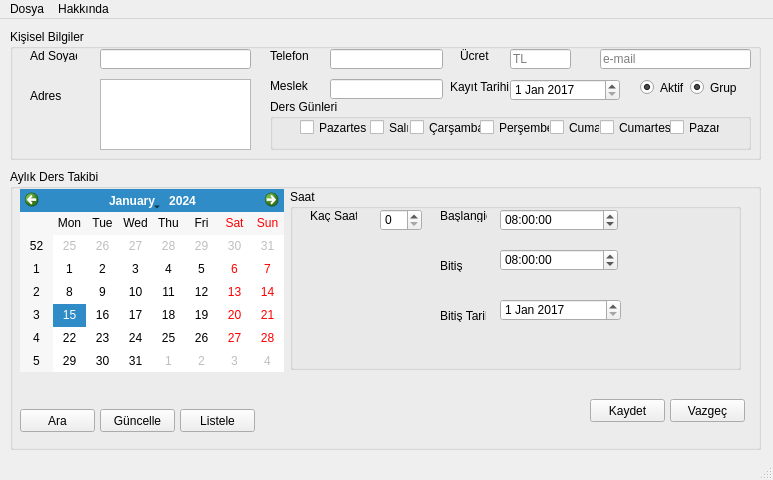
<?xml version="1.0" encoding="UTF-8"?>
<ui version="4.0">
 <author>muhammedsabir14@gmail.com</author>
 <class>MainWindow</class>
 <widget class="QMainWindow" name="MainWindow">
  <property name="geometry">
   <rect>
    <x>0</x>
    <y>0</y>
    <width>773</width>
    <height>480</height>
   </rect>
  </property>
  <property name="windowTitle">
   <string>Follow</string>
  </property>
  <widget class="QWidget" name="centralwidget">
   <widget class="QGroupBox" name="groupBox">
    <property name="geometry">
     <rect>
      <x>10</x>
      <y>10</y>
      <width>751</width>
      <height>131</height>
     </rect>
    </property>
    <property name="title">
     <string>Kişisel Bilgiler</string>
    </property>
    <widget class="QLabel" name="label">
     <property name="geometry">
      <rect>
       <x>20</x>
       <y>20</y>
       <width>47</width>
       <height>13</height>
      </rect>
     </property>
     <property name="text">
      <string>Ad Soyad</string>
     </property>
    </widget>
    <widget class="QLineEdit" name="adsoyad">
     <property name="geometry">
      <rect>
       <x>90</x>
       <y>20</y>
       <width>151</width>
       <height>20</height>
      </rect>
     </property>
    </widget>
    <widget class="QLabel" name="label_2">
     <property name="geometry">
      <rect>
       <x>20</x>
       <y>60</y>
       <width>47</width>
       <height>13</height>
      </rect>
     </property>
     <property name="text">
      <string>Adres</string>
     </property>
    </widget>
    <widget class="QTextEdit" name="adres">
     <property name="geometry">
      <rect>
       <x>90</x>
       <y>50</y>
       <width>151</width>
       <height>71</height>
      </rect>
     </property>
    </widget>
    <widget class="QLabel" name="label_3">
     <property name="geometry">
      <rect>
       <x>260</x>
       <y>20</y>
       <width>47</width>
       <height>13</height>
      </rect>
     </property>
     <property name="text">
      <string>Telefon</string>
     </property>
    </widget>
    <widget class="QLineEdit" name="telefon">
     <property name="geometry">
      <rect>
       <x>320</x>
       <y>20</y>
       <width>113</width>
       <height>20</height>
      </rect>
     </property>
    </widget>
    <widget class="QLabel" name="label_4">
     <property name="geometry">
      <rect>
       <x>260</x>
       <y>50</y>
       <width>47</width>
       <height>13</height>
      </rect>
     </property>
     <property name="text">
      <string>Meslek</string>
     </property>
    </widget>
    <widget class="QLineEdit" name="meslek">
     <property name="geometry">
      <rect>
       <x>320</x>
       <y>50</y>
       <width>113</width>
       <height>20</height>
      </rect>
     </property>
    </widget>
    <widget class="QLabel" name="label_5">
     <property name="geometry">
      <rect>
       <x>450</x>
       <y>20</y>
       <width>47</width>
       <height>13</height>
      </rect>
     </property>
     <property name="text">
      <string>Ücret</string>
     </property>
    </widget>
    <widget class="QLineEdit" name="ucret">
     <property name="geometry">
      <rect>
       <x>500</x>
       <y>20</y>
       <width>61</width>
       <height>20</height>
      </rect>
     </property>
     <property name="placeholderText">
      <string>TL</string>
     </property>
    </widget>
    <widget class="QDateEdit" name="kayitTarihi">
     <property name="geometry">
      <rect>
       <x>500</x>
       <y>50</y>
       <width>110</width>
       <height>22</height>
      </rect>
     </property>
     <property name="date">
      <date>
       <year>2017</year>
       <month>1</month>
       <day>1</day>
      </date>
     </property>
    </widget>
    <widget class="QLabel" name="label_7">
     <property name="geometry">
      <rect>
       <x>440</x>
       <y>50</y>
       <width>61</width>
       <height>16</height>
      </rect>
     </property>
     <property name="text">
      <string>Kayıt Tarihi</string>
     </property>
    </widget>
    <widget class="QGroupBox" name="groupBox_3">
     <property name="geometry">
      <rect>
       <x>260</x>
       <y>70</y>
       <width>481</width>
       <height>51</height>
      </rect>
     </property>
     <property name="title">
      <string>Ders Günleri</string>
     </property>
     <widget class="QCheckBox" name="checkBox_6">
      <property name="geometry">
       <rect>
        <x>330</x>
        <y>20</y>
        <width>71</width>
        <height>17</height>
       </rect>
      </property>
      <property name="text">
       <string>Cumartesi</string>
      </property>
     </widget>
     <widget class="QCheckBox" name="checkBox_2">
      <property name="geometry">
       <rect>
        <x>100</x>
        <y>20</y>
        <width>39</width>
        <height>17</height>
       </rect>
      </property>
      <property name="text">
       <string>Salı</string>
      </property>
     </widget>
     <widget class="QCheckBox" name="checkBox_5">
      <property name="geometry">
       <rect>
        <x>280</x>
        <y>20</y>
        <width>50</width>
        <height>17</height>
       </rect>
      </property>
      <property name="text">
       <string>Cuma</string>
      </property>
     </widget>
     <widget class="QCheckBox" name="checkBox">
      <property name="geometry">
       <rect>
        <x>30</x>
        <y>20</y>
        <width>67</width>
        <height>17</height>
       </rect>
      </property>
      <property name="text">
       <string>Pazartesi</string>
      </property>
     </widget>
     <widget class="QCheckBox" name="checkBox_3">
      <property name="geometry">
       <rect>
        <x>140</x>
        <y>20</y>
        <width>71</width>
        <height>17</height>
       </rect>
      </property>
      <property name="text">
       <string>Çarşamba</string>
      </property>
     </widget>
     <widget class="QCheckBox" name="checkBox_7">
      <property name="geometry">
       <rect>
        <x>400</x>
        <y>20</y>
        <width>50</width>
        <height>17</height>
       </rect>
      </property>
      <property name="text">
       <string>Pazar</string>
      </property>
     </widget>
     <widget class="QCheckBox" name="checkBox_4">
      <property name="geometry">
       <rect>
        <x>210</x>
        <y>20</y>
        <width>70</width>
        <height>17</height>
       </rect>
      </property>
      <property name="text">
       <string>Perşembe</string>
      </property>
     </widget>
    </widget>
    <widget class="QLineEdit" name="email">
     <property name="geometry">
      <rect>
       <x>590</x>
       <y>20</y>
       <width>151</width>
       <height>20</height>
      </rect>
     </property>
     <property name="inputMask">
      <string extracomment="e-mail adres"/>
     </property>
     <property name="text">
      <string/>
     </property>
     <property name="placeholderText">
      <string>e-mail </string>
     </property>
    </widget>
    <widget class="QRadioButton" name="radioAktif">
     <property name="geometry">
      <rect>
       <x>630</x>
       <y>50</y>
       <width>82</width>
       <height>17</height>
      </rect>
     </property>
     <property name="text">
      <string>Aktif</string>
     </property>
     <property name="checked">
      <bool>true</bool>
     </property>
     <property name="autoExclusive">
      <bool>false</bool>
     </property>
    </widget>
    <widget class="QRadioButton" name="radioGrup">
     <property name="geometry">
      <rect>
       <x>680</x>
       <y>50</y>
       <width>61</width>
       <height>17</height>
      </rect>
     </property>
     <property name="text">
      <string>Grup</string>
     </property>
     <property name="checked">
      <bool>true</bool>
     </property>
     <property name="autoExclusive">
      <bool>false</bool>
     </property>
    </widget>
   </widget>
   <widget class="QGroupBox" name="groupBox_2">
    <property name="geometry">
     <rect>
      <x>10</x>
      <y>150</y>
      <width>751</width>
      <height>281</height>
     </rect>
    </property>
    <property name="title">
     <string>Aylık Ders Takibi</string>
    </property>
    <widget class="QCalendarWidget" name="aylikDersTakibi">
     <property name="enabled">
      <bool>true</bool>
     </property>
     <property name="geometry">
      <rect>
       <x>10</x>
       <y>20</y>
       <width>264</width>
       <height>183</height>
      </rect>
     </property>
     <property name="acceptDrops">
      <bool>false</bool>
     </property>
     <property name="gridVisible">
      <bool>false</bool>
     </property>
     <property name="selectionMode">
      <enum>QCalendarWidget::SingleSelection</enum>
     </property>
    </widget>
    <widget class="QGroupBox" name="groupBox_4">
     <property name="geometry">
      <rect>
       <x>280</x>
       <y>20</y>
       <width>451</width>
       <height>181</height>
      </rect>
     </property>
     <property name="title">
      <string>Saat</string>
     </property>
     <widget class="QSpinBox" name="kacsaat">
      <property name="geometry">
       <rect>
        <x>90</x>
        <y>20</y>
        <width>42</width>
        <height>22</height>
       </rect>
      </property>
     </widget>
     <widget class="QLabel" name="label_6">
      <property name="geometry">
       <rect>
        <x>20</x>
        <y>20</y>
        <width>47</width>
        <height>13</height>
       </rect>
      </property>
      <property name="text">
       <string>Kaç Saat</string>
      </property>
     </widget>
     <widget class="QLabel" name="label_8">
      <property name="geometry">
       <rect>
        <x>150</x>
        <y>20</y>
        <width>47</width>
        <height>13</height>
       </rect>
      </property>
      <property name="text">
       <string>Başlangiç</string>
      </property>
     </widget>
     <widget class="QLabel" name="label_9">
      <property name="geometry">
       <rect>
        <x>150</x>
        <y>70</y>
        <width>47</width>
        <height>13</height>
       </rect>
      </property>
      <property name="text">
       <string>Bitiş</string>
      </property>
     </widget>
     <widget class="QTimeEdit" name="timeBaslangic">
      <property name="geometry">
       <rect>
        <x>210</x>
        <y>20</y>
        <width>118</width>
        <height>22</height>
       </rect>
      </property>
      <property name="time">
       <time>
        <hour>8</hour>
        <minute>0</minute>
        <second>0</second>
       </time>
      </property>
      <property name="calendarPopup">
       <bool>false</bool>
      </property>
     </widget>
     <widget class="QTimeEdit" name="timeBitis">
      <property name="geometry">
       <rect>
        <x>210</x>
        <y>60</y>
        <width>118</width>
        <height>22</height>
       </rect>
      </property>
      <property name="time">
       <time>
        <hour>8</hour>
        <minute>0</minute>
        <second>0</second>
       </time>
      </property>
     </widget>
     <widget class="QDateEdit" name="bitisTarihi">
      <property name="geometry">
       <rect>
        <x>210</x>
        <y>110</y>
        <width>121</width>
        <height>22</height>
       </rect>
      </property>
      <property name="dateTime">
       <datetime>
        <hour>0</hour>
        <minute>0</minute>
        <second>0</second>
        <year>2017</year>
        <month>1</month>
        <day>1</day>
       </datetime>
      </property>
      <property name="calendarPopup">
       <bool>false</bool>
      </property>
     </widget>
     <widget class="QLabel" name="label_10">
      <property name="geometry">
       <rect>
        <x>150</x>
        <y>120</y>
        <width>46</width>
        <height>13</height>
       </rect>
      </property>
      <property name="text">
       <string>Bitiş Tarihi</string>
      </property>
     </widget>
    </widget>
    <widget class="QPushButton" name="pushVazgec">
     <property name="geometry">
      <rect>
       <x>660</x>
       <y>230</y>
       <width>75</width>
       <height>23</height>
      </rect>
     </property>
     <property name="text">
      <string>Vazgeç</string>
     </property>
    </widget>
    <widget class="QPushButton" name="pushKaydet">
     <property name="geometry">
      <rect>
       <x>580</x>
       <y>230</y>
       <width>75</width>
       <height>23</height>
      </rect>
     </property>
     <property name="text">
      <string>Kaydet</string>
     </property>
    </widget>
    <widget class="QPushButton" name="pushButton">
     <property name="geometry">
      <rect>
       <x>10</x>
       <y>240</y>
       <width>75</width>
       <height>23</height>
      </rect>
     </property>
     <property name="text">
      <string>Ara</string>
     </property>
    </widget>
    <widget class="QPushButton" name="pushButton_2">
     <property name="geometry">
      <rect>
       <x>90</x>
       <y>240</y>
       <width>75</width>
       <height>23</height>
      </rect>
     </property>
     <property name="text">
      <string>Güncelle</string>
     </property>
    </widget>
    <widget class="QPushButton" name="pushButton_3">
     <property name="geometry">
      <rect>
       <x>170</x>
       <y>240</y>
       <width>75</width>
       <height>23</height>
      </rect>
     </property>
     <property name="text">
      <string>Listele</string>
     </property>
    </widget>
   </widget>
  </widget>
  <widget class="QMenuBar" name="menubar">
   <property name="geometry">
    <rect>
     <x>0</x>
     <y>0</y>
     <width>773</width>
     <height>21</height>
    </rect>
   </property>
   <widget class="QMenu" name="menuDosya">
    <property name="title">
     <string>Dosya</string>
    </property>
    <addaction name="actionYedek_Al"/>
    <addaction name="actionYaz_c_ya_G_nder"/>
    <addaction name="actionMail_At"/>
   </widget>
   <widget class="QMenu" name="menuHakk_nda">
    <property name="title">
     <string>Hakkında</string>
    </property>
    <addaction name="actionGenel_Bilgi"/>
    <addaction name="actionKullan_m_D_k_man"/>
    <addaction name="actionVeritan_S_f_rla"/>
   </widget>
   <addaction name="menuDosya"/>
   <addaction name="menuHakk_nda"/>
  </widget>
  <widget class="QStatusBar" name="statusbar"/>
  <action name="actionYedek_Al">
   <property name="text">
    <string>Yedek Al</string>
   </property>
  </action>
  <action name="actionYaz_c_ya_G_nder">
   <property name="text">
    <string>Yazıcıya Gönder</string>
   </property>
  </action>
  <action name="actionMail_At">
   <property name="text">
    <string>Mail Gönder</string>
   </property>
  </action>
  <action name="actionGenel_Bilgi">
   <property name="text">
    <string>Genel Bilgi</string>
   </property>
  </action>
  <action name="actionKullan_m_D_k_man">
   <property name="text">
    <string>Kullanım Dökümanı</string>
   </property>
  </action>
  <action name="actionVeritan_S_f_rla">
   <property name="text">
    <string>Veritanı Sıfırla</string>
   </property>
  </action>
 </widget>
 <resources/>
 <connections>
  <connection>
   <sender>actionYedek_Al</sender>
   <signal>triggered()</signal>
   <receiver>MainWindow</receiver>
   <slot>yedekAl()</slot>
   <hints>
    <hint type="sourcelabel">
     <x>-1</x>
     <y>-1</y>
    </hint>
    <hint type="destinationlabel">
     <x>386</x>
     <y>239</y>
    </hint>
   </hints>
  </connection>
  <connection>
   <sender>actionYaz_c_ya_G_nder</sender>
   <signal>triggered()</signal>
   <receiver>MainWindow</receiver>
   <slot>yaziciyaGonder()</slot>
   <hints>
    <hint type="sourcelabel">
     <x>-1</x>
     <y>-1</y>
    </hint>
    <hint type="destinationlabel">
     <x>386</x>
     <y>239</y>
    </hint>
   </hints>
  </connection>
  <connection>
   <sender>actionMail_At</sender>
   <signal>triggered()</signal>
   <receiver>MainWindow</receiver>
   <slot>mailGonder()</slot>
   <hints>
    <hint type="sourcelabel">
     <x>-1</x>
     <y>-1</y>
    </hint>
    <hint type="destinationlabel">
     <x>386</x>
     <y>239</y>
    </hint>
   </hints>
  </connection>
  <connection>
   <sender>actionGenel_Bilgi</sender>
   <signal>triggered()</signal>
   <receiver>MainWindow</receiver>
   <slot>kullanimBilgisi()</slot>
   <hints>
    <hint type="sourcelabel">
     <x>-1</x>
     <y>-1</y>
    </hint>
    <hint type="destinationlabel">
     <x>386</x>
     <y>239</y>
    </hint>
   </hints>
  </connection>
  <connection>
   <sender>actionVeritan_S_f_rla</sender>
   <signal>triggered()</signal>
   <receiver>MainWindow</receiver>
   <slot>veritabaniSifirla()</slot>
   <hints>
    <hint type="sourcelabel">
     <x>-1</x>
     <y>-1</y>
    </hint>
    <hint type="destinationlabel">
     <x>386</x>
     <y>239</y>
    </hint>
   </hints>
  </connection>
 </connections>
 <slots>
  <slot>yedekAl()</slot>
  <slot>mailGonder()</slot>
  <slot>yaziciyaGonder()</slot>
  <slot>kullanimBilgisi()</slot>
  <slot>veritabaniSifirla()</slot>
 </slots>
</ui>
